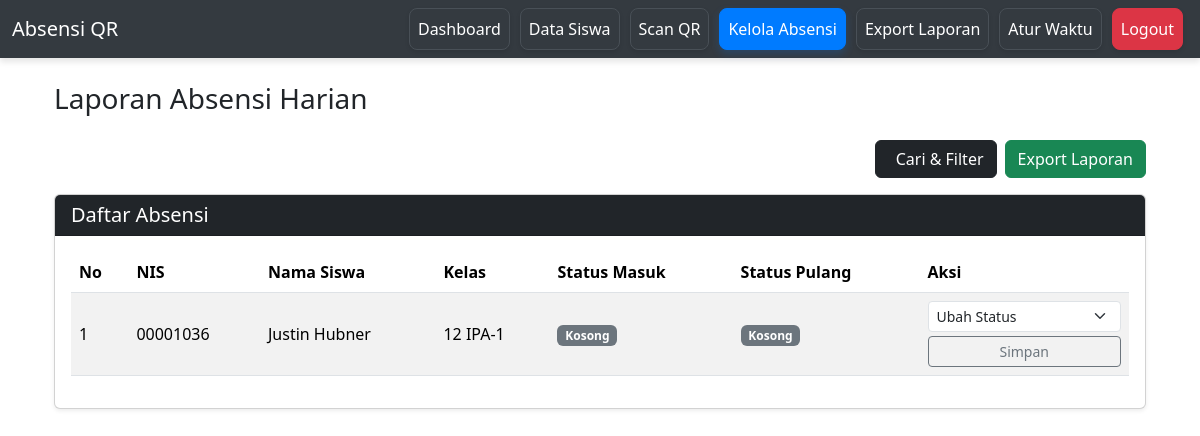
The app's page /absensi (signed in), older data.
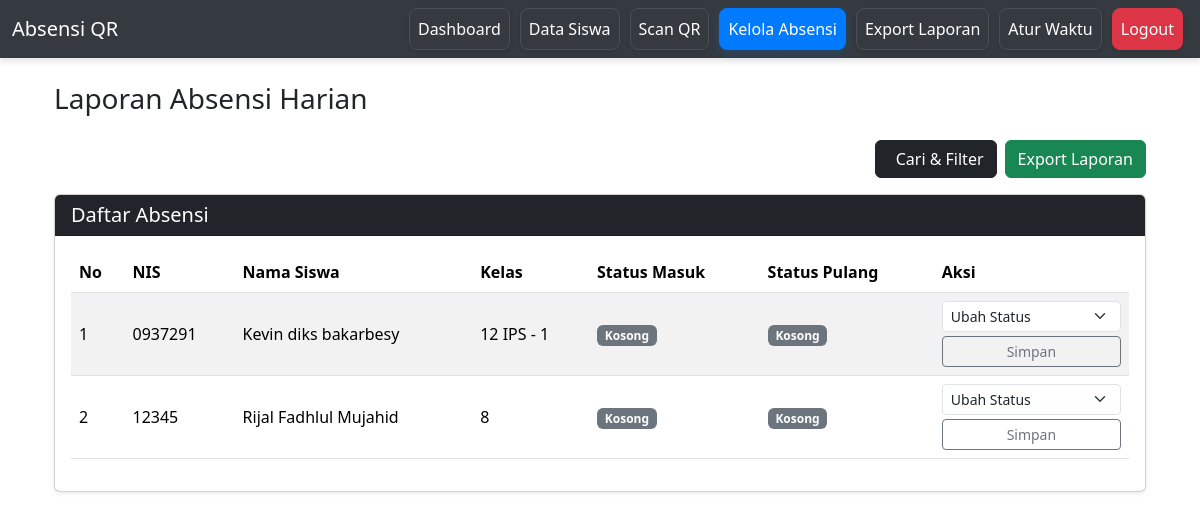
The same page, newer data.
### models.py (models this page shows)
class Siswa(db.Model):
    id: Mapped[int] = mapped_column(db.Integer, primary_key=True)
    nis: Mapped[str] = mapped_column(db.String(20), unique=True, nullable=False)
    nama: Mapped[str] = mapped_column(db.String(100), nullable=False)
    kelas: Mapped[str] = mapped_column(db.String(50))
    no_hp_ortu: Mapped[str] = mapped_column(db.String(20))
    qr_path: Mapped[str] = mapped_column(db.String(200))

### app.py (the view, shortened to what this page needs)
@app.route("/absensi", methods=["GET"])
def absensi():
    auth_check = check_admin_session()
    if auth_check:
        return auth_check
    hari_ini = datetime.today().date()
    kelas = request.args.get("kelas")
    cari_nama = request.args.get("cari_nama")  # Tambahkan baris ini
    kelas_list = [k[0] for k in db.session.query(Siswa.kelas).distinct().order_by(Siswa.kelas).all()]
    siswa_query = Siswa.query
    if cari_nama:
        siswa_query = siswa_query.filter(Siswa.nama.ilike(f"%{cari_nama}%"))
    if kelas:
        siswa_query = siswa_query.filter(Siswa.kelas == kelas)
    absensi_masuk_terurut = Absensi.query.filter(
        Absensi.tanggal == hari_ini,
        Absensi.jenis_absen == "masuk"
    ).order_by(Absensi.waktu.asc()).all()
    nis_sudah_absen = {absen.nis for absen in absensi_masuk_terurut}
    siswa_belum_absen = siswa_query.filter(
        Siswa.nis.notin_(nis_sudah_absen)
    ).order_by(Siswa.nama.asc()).all()
    semua_siswa_terurut = []
    for absen in absensi_masuk_terurut:
        siswa = siswa_query.filter_by(nis=absen.nis).first()
        if siswa:
            semua_siswa_terurut.append(siswa)
    semua_siswa_terurut.extend(siswa_belum_absen)
    data_absensi = {}
    absensi_hari_ini = Absensi.query.filter(Absensi.tanggal == hari_ini).all()
    absensi_dict = {}
    for siswa in semua_siswa_terurut:
        if siswa:
            data_absensi[siswa.nis] = {
                "siswa": siswa,
                "masuk": absensi_dict.get(siswa.nis, {}).get('masuk'),
                "pulang": absensi_dict.get(siswa.nis, {}).get('pulang')
            }
    return render_template(
        "absensi.html",
        data_absensi=data_absensi,
        kelas_list=kelas_list,
        kelas=kelas,
        cari_nama=cari_nama  # Tambahkan variabel ini ke template
    )

### app.py (called while the page is built)
def check_admin_session():
    if "admin" not in session:
        return redirect(url_for("login"))
    return None

### templates/absensi.html (shortened to what this page needs)
{% extends "base.html" %}
{% block content %}
<div class="container my-4">
    <h3 class="mb-4">Laporan Absensi Harian</h3>
    <div class="d-flex justify-content-end mb-3 gap-2">
        <button type="button" class="btn btn-dark" data-bs-toggle="modal" data-bs-target="#filterModal">
            Cari & Filter
        </button>
        <a href="{{ url_for('export_laporan') }}" class="btn btn-success">
             Export Laporan
        </a>
    </div>
    <div class="card shadow-sm">
        <div class="card-header bg-dark text-white">
            <h5 class="mb-0">Daftar Absensi</h5>
        </div>
        <div class="card-body">
            <div class="table-responsive">
                <table class="table table-striped table-hover align-middle" id="absensiTable">
                    <thead class="bg-dark text-white">
                        <tr>
                            <th>No</th>
                            <th>NIS</th>
                            <th>Nama Siswa</th>
                            <th>Kelas</th>
                            <th>Status Masuk</th>
                            <th>Status Pulang</th>
                            <th>Aksi</th>
                        </tr>
                    </thead>
                    <tbody>
                        {% for nis, data in data_absensi.items() %}
                        <tr>
                            <td>{{ loop.index }}</td>
                            <td>{{ data.siswa.nis }}</td>
                            <td>{{ data.siswa.nama }}</td>
                            <td>{{ data.siswa.kelas }}</td>
                            <td>
                                {% if data.masuk %}
                                <span class="badge bg-{{ data.masuk.status | get_badge_color }}">{{ data.masuk.status }}</span>
                                {% if data.masuk.waktu %}
                                <br><small class="text-muted">{{ data.masuk.waktu.strftime('%H:%M') }}</small>
                                {% endif %}
                                {% else %}
                                <span class="badge bg-secondary">Kosong</span>
                                {% endif %}
                            </td>
                            <td>
                                {% if data.pulang %}
                                <span class="badge bg-{{ data.pulang.status | get_badge_color }}">{{ data.pulang.status }}</span>
                                {% if data.pulang.waktu %}
                                <br><small class="text-muted">{{ data.pulang.waktu.strftime('%H:%M') }}</small>
                                {% endif %}
                                {% elif data.masuk and data.masuk.status in ['Hadir', 'Terlambat'] %}
                                <span class="badge bg-warning text-dark">Belum Pulang</span>
                                {% else %}
                                <span class="badge bg-secondary">Kosong</span>
                                {% endif %}
                            </td>
                            <td>
                                <form action="{{ url_for('update_absensi', nis=nis) }}" method="POST">
                                    <select name="status" class="form-select form-select-sm mb-1" required>
                                        <option value="" disabled selected>Ubah Status</option>
                                    </select>
                                    <button type="submit" class="btn btn-sm btn-outline-secondary w-100">Simpan</button>
                                </form>
                            </td>
                        </tr>
                        {% else %}
                        <tr>
                            <td colspan="7" class="text-center text-muted py-3">Tidak ada data siswa ditemukan.</td>
                        </tr>
                        {% endfor %}
                    </tbody>
                </table>
            </div>
        </div>
    </div>
</div>
{% endblock %}

Row changes from the older to the newer data that the page shows:
changed Siswa: siswa.nis "00001036" → "0937291"; siswa.nama "Justin Hubner" → "Kevin diks bakarbesy"; siswa.kelas "12 IPA-1" → "12 IPS - 1"
added Siswa: siswa.nis "12345", siswa.nama "Rijal Fadhlul Mujahid", siswa.kelas "8"
